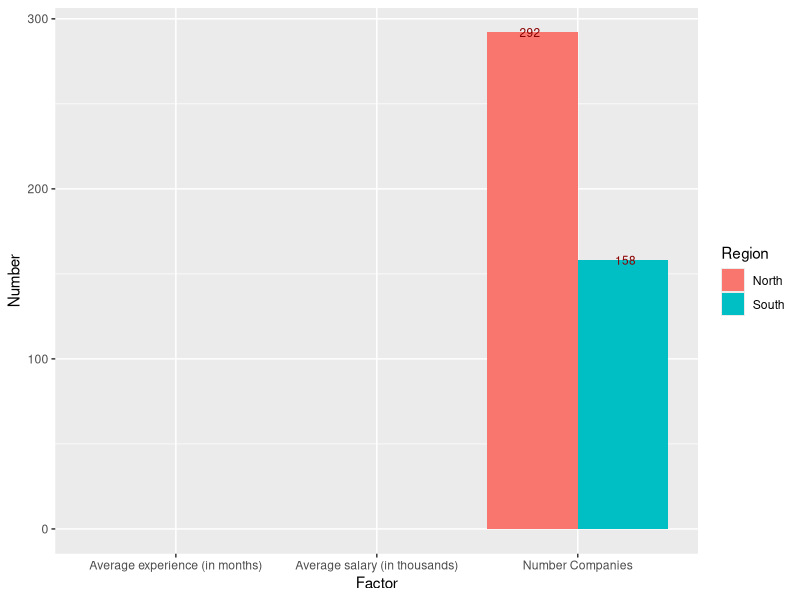
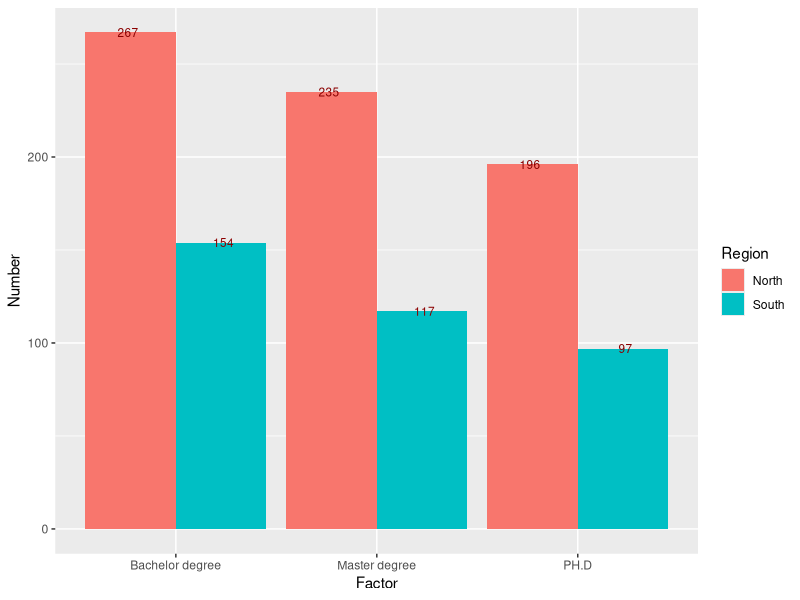
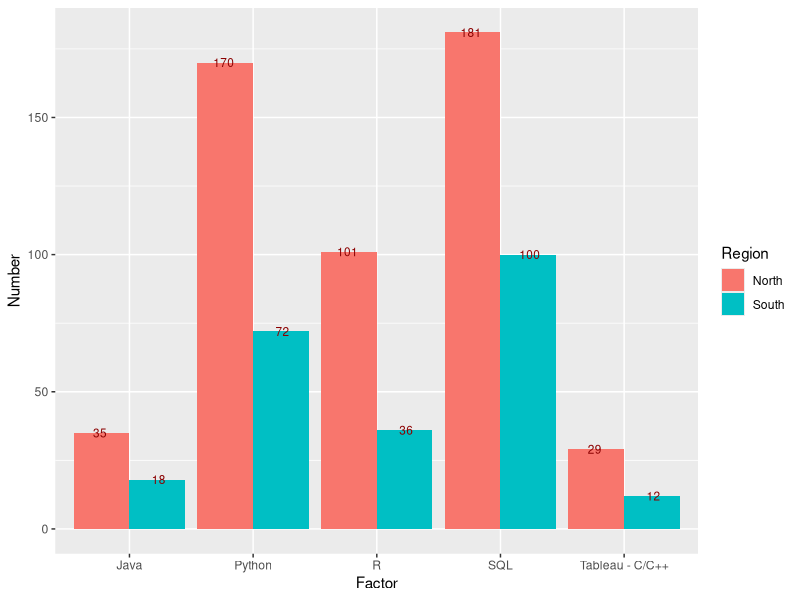

Reproduce these figures in R, in order. (Note: this script raises an error after producing the figures.)
## ---- chunk 1
pkg_list = c("ggplot2", "plyr", "stringr")
mia_pkgs = pkg_list[!(pkg_list %in% installed.packages()[,"Package"])]
if(length(mia_pkgs) > 0) install.packages(mia_pkgs)
loaded_pkgs = lapply(pkg_list, require, character.only=TRUE)
## ---- chunk 2
jdata = read.csv("datarelatedjobs.csv")
jdata$X = NULL
names(jdata)
head(jdata)
## ---- chunk 3
summary(jdata)
str(jdata)

for(i in 1:length(jdata$Standing)){
  if(is.na(jdata$Standing[i])){
    jdata$Standing[i] = "All levels"
  }
}  
## ---- chunk 4
count(jdata$Standing)
## ---- chunk 5
North_sub = jdata[which(jdata$Region == "North CA"),]
head(North_sub,5)
South_sub = jdata[which(jdata$Region == "South CA"),]
head(South_sub,5)
## ---- chunk 6
n_companies_north = rep(0, length(count(North_sub$Company)$freq))
n_companies_south = rep(0, length(count(South_sub$Company)$freq))

for(i in 1:length(count(North_sub$Company)$freq)){
  if(count(North_sub$Company)$freq[i] == 1){
    n_companies_north[i] = count(North_sub$Company)$freq[i] 
  } else{
    n_companies_north[i] = 1
  }
}

for(i in 1:length(count(South_sub$Company)$freq)){
  if(count(South_sub$Company)$freq[i] == 1){
    n_companies_south[i] = count(South_sub$Company)$freq[i] 
  } else{
    n_companies_south[i] = 1
  }
}
sum(n_companies_north)
sum(n_companies_south)
## ---- chunk 7
avg_exp_N = round(mean(North_sub$Minimum_exp_years)*12,0)
avg_exp_S = round(mean(South_sub$Minimum_exp_years)*12,0)
avg_exp_N
avg_exp_S
## ---- chunk 8
#Use NA.omit to omit to take out NA values then use mean function to find average
Omit_yr_salary_N = na.omit(North_sub$Estimate_minimum_average_salary)
Omit_yr_salary_S = na.omit(South_sub$Estimate_minimum_average_salary)
North_Est_min_salary = round(mean(Omit_yr_salary_N)/1000,2)
South_Est_min_salary = round(mean(Omit_yr_salary_S)/1000,2)

North_Est_min_salary
South_Est_min_salary
## ---- chunk 9
firstdf = data.frame(
          Region = rep(c("North", "South"), each = 3),
          Factor = rep(c("Average experience (in months)", "Average salary (in thousands)","Number Companies")),
          Number = c(avg_exp_N, North_Est_min_salary, sum(n_companies_north),
                     avg_exp_S, South_Est_min_salary, sum(n_companies_south)))

plotfirst = ggplot(data = firstdf, aes(x = Factor, y = Number, fill = Region)) + 
    geom_bar(stat = "identity", position=position_dodge()) +  
    geom_text(aes(label = Number), position = position_dodge(0.95), vjust=0.5, color = "darkred", size = 3)

#jpeg('plotfirst.jpg')
#plot(plotfirst)
plotfirst

## ---- chunk 10
#Nearly same as counting number of companies:
#Create 3 vectors: n_bach, n_master, n_phd to store the values.
#For this one we need to use stringr.
#Ex: All levels -> n_bach = n_bach + 1, n_master = n_master + 1, n_phd = n_phd + 1
#BS/MS ->  n_bach = n_bach + 1, n_master = n_master + 1 (Use  stringr so that we can get only BS or only MS)
Standing_sub = jdata[which(jdata$Standing != "NA"),]
North_sub_st = Standing_sub[which(Standing_sub$Region == "North CA"),]
South_sub_st = Standing_sub[which(Standing_sub$Region == "South CA"),]
## ---- chunk 11
n_bach_S = length(str_subset(South_sub_st$Standing, pattern = "^B")) + count(South_sub_st$Standing)$freq[which(count(South_sub_st$Standing) == "All levels")]  
n_bach_S

n_master_S = length(str_subset(South_sub_st$Standing, pattern = "^MS")) + length(str_subset(South_sub_st$Standing, pattern = "MS$")) + count(South_sub_st$Standing)$freq[which(count(South_sub_st$Standing) == "All levels")] - length(str_subset(South_sub_st$Standing, pattern = "^MS$"))
n_master_S

n_PH.D_S = length(str_subset(South_sub_st$standing, pattern = "^PH.D")) + length(str_subset(South_sub_st$Standing, pattern = "PH.D$")) + count(South_sub_st$Standing)$freq[which(count(South_sub_st$Standing) == "All levels")]
n_PH.D_S
## ---- chunk 12
n_bach_N = length(str_subset(North_sub_st$Standing, pattern = "^B")) + count(North_sub_st$Standing)$freq[which(count(North_sub_st$Standing) == "All levels")]  
n_bach_N

n_master_N = length(str_subset(North_sub_st$Standing, pattern = "^MS")) + length(str_subset(North_sub_st$Standing, pattern = "MS$")) + count(North_sub_st$Standing)$freq[which(count(North_sub_st$Standing) == "All levels")] - length(str_subset(North_sub_st$Standing, pattern = "^MS$"))
n_master_N

n_PH.D_N = length(str_subset(North_sub_st$standing, pattern = "^PH.D")) + length(str_subset(North_sub_st$Standing, pattern = "PH.D$")) + count(North_sub_st$Standing)$freq[which(count(North_sub_st$Standing) == "All levels")]
n_PH.D_N
## ---- chunk 13
secondtdf = data.frame(
          Region = rep(c("North", "South"), each = 3),
          Factor = rep(c("Bachelor degree", "Master degree","PH.D")),
          Number = c(n_bach_N, n_master_N, n_PH.D_N,
                     n_bach_S, n_master_S, n_PH.D_S))

plotsecond = ggplot(data = secondtdf, aes(x = Factor, y = Number, fill = Region)) + 
    geom_bar(stat = "identity", position=position_dodge()) +  
    geom_text(aes(label = Number), position = position_dodge(0.95), vjust=0.5, color = "darkred", size = 3)

#jpeg('plotsecond.jpg')
#plot(plotsecond)
plotsecond
## ---- chunk 14
count(jdata$Preferred_lang1)[order(count(jdata$Preferred_lang1)$freq),] 

count(jdata$Preferred_lang2)
## ---- chunk 15
count_order = function(col1, col2, order, top){
  ct1 = count(col1)
  ct2 = count(col2)
  if(order == "decreasing"){
    ct1_inc = ct1[order(ct1$freq, decreasing = T),]
    ct2_inc = ct2[order(ct2$freq, decreasing = T),]
    
    cl = length(ct1_inc$freq) - length(ct2_inc$freq)

    if(cl < 0){
      fresult = data.frame(Lang1 = c(as.character(ct1_inc$x), rep(NA,abs(cl))),
                            Freq1 = c(ct1_inc$freq, rep(NA,abs(cl))),
                            Lang2 = as.character(ct2_inc$x),
                            Freq2 = ct2_inc$freq)                  

    } else{
      fresult = data.frame(Lang1 = as.character(ct1_inc$x),
                            Freq1 = ct1_inc$freq,
                            Lang2 = c(as.character(ct2_inc$x), rep(NA,cl)),
                            Freq2 = c(ct2_inc$freq,rep(NA,cl)))         
      }
  }
  else{
    ct1_dec = ct1[order(ct1$freq, decreasing = F),]
    ct2_dec = ct2[order(ct2$freq, decreasing = F),]
    
    cl = length(ct1_dec$freq) - length(ct2_dec$freq)

    if(cl < 0){
      fresult = data.frame(Lang1 = c(as.character(ct1_dec$x), rep(NA,abs(cl))),
                            Freq1 = c(ct1_dec$freq, rep(NA,abs(cl))),
                            Lang2 = as.character(ct2_dec$x),
                            Freq2 = ct2_dec$freq)                  
    } else{
      fresult = data.frame(Lang1 = as.character(ct1_dec$x),
                            Freq1 = ct1_dec$freq,
                            Lang2 = c(as.character(ct2_dec$x), rep(NA,cl)),
                            Freq2 = c(ct2_dec$freq,rep(NA,cl))) 
    }
  }
  for(i in 1:15){
    for(j in 1:15){
      if(fresult$Lang1[i] == fresult$Lang2[j]){
        fresult$Freq1[i] = fresult$Freq1[i] + fresult$Freq2[j]
      }
    }
  }
  if(order == "decreasing"){
    res = fresult[order(fresult$Freq1, decreasing = T),]
  } else {
    res = fresult[order(fresult$Freq1, decreasing = F),]
  }
  return(res[1:top,1:2])
}


## ---- chunk 16
sl = count_order(South_sub_st$Preferred_lang1, South_sub_st$Preferred_lang2,"decreasing", 5)
nl = count_order(North_sub_st$Preferred_lang1, North_sub_st$Preferred_lang2,"decreasing", 5)
sl
nl
thirddf = data.frame(
          Region = rep(c("North", "South"), each = 5),
          Factor = c("SQL", "Python", "R", "Java", "Tableau - C/C++", 
                     "SQL", "Python", "R", "Java", "Tableau - C/C++"),
          Number = c(nl$Freq1[1], nl$Freq1[2], nl$Freq1[3], nl$Freq1[4], nl$Freq1[5], 
                     sl$Freq1[1], sl$Freq1[2], sl$Freq1[3], sl$Freq1[4], sl$Freq1[5]))

plotthird = ggplot(data = thirddf, aes(x = Factor, y = Number, fill = Region)) + 
    geom_bar(stat = "identity", position=position_dodge()) +  
    geom_text(aes(label = Number), position = position_dodge(0.95), vjust=0.5, color = "darkred", size = 3)

#jpeg('plotsecond.jpg')
#plot(plotsecond)
plotthird
## ---- chunk 17
# Top five most demanding languages:C++, Java, Python,R,SQL

order_lang_S = count(South_sub_st$Preferred_lang1)
order_lang_N = count(North_sub_st$Preferred_lang1)
OLS = order_lang_S[order(order_lang_S$freq, decreasing = TRUE),]
OLN = order_lang_N[order(order_lang_N$freq, decreasing = TRUE),]
OLS_df = data.frame(Name_language = OLS$x, Freq = OLS$freq)
OLN_df = data.frame(Name_language = OLN$x, Freq = OLN$freq)

head(OLS_df, 5)
head(OLN_df, 5)
## ---- chunk 18
n_cpp_North = length(str_subset(North_sub_st$Preferred_lang1, pattern = "^C\\++$")) +length(str_subset(North_sub_st$Preferred_lang2, pattern = "C\\++$"))

n_cpp_South = length(str_subset(South_sub_st$Preferred_lang1, pattern = "^C\\++$")) +length(str_subset(South_sub_st$Preferred_lang2, pattern = "C\\++$"))

n_java_South = length(str_subset(South_sub_st$Preferred_lang1, pattern = "^Java$")) +length(str_subset(South_sub_st$Preferred_lang2, pattern = "^Java$"))

n_java_North = length(str_subset(North_sub_st$Preferred_lang1, pattern = "^Java$")) +length(str_subset(North_sub_st$Preferred_lang2, pattern = "^Java$"))

n_Python_North = length(str_subset(North_sub_st$Preferred_lang1, pattern = "^Python$"))+length(str_subset(North_sub_st$Preferred_lang2, pattern = "^Python$"))

n_Python_South = length(str_subset(South_sub_st$Preferred_lang1, pattern = "^Python$"))  +length(str_subset(South_sub_st$Preferred_lang2, pattern ="^Python$"))

n_R_North = length(str_subset(North_sub_st$Preferred_lang1, pattern = "^R$")) +length(str_subset(North_sub_st$Preferred_lang2, pattern = "R$"))

n_R_South = length(str_subset(South_sub_st$Preferred_lang1, pattern = "^R$"))  +length(str_subset(South_sub_st$Preferred_lang2, pattern = "R$"))
n_R_South
n_SQL_North = length(str_subset(North_sub_st$Preferred_lang1, pattern = "^SQL$")) +length(str_subset(North_sub_st$Preferred_lang1, pattern = "/SQL$")) +length(str_subset(North_sub_st$Preferred_lang2, pattern = "^SQL$"))

n_SQL_South = length(str_subset(South_sub_st$Preferred_lang1, pattern = "^SQL$"))+ length(str_subset(South_sub_st$Preferred_lang1, pattern = "/SQL$"))+ length(str_subset(South_sub_st$Preferred_lang2, pattern = "^SQL$"))


res = cbind(nl,sl)
handwaydf = data.frame(NLang1 = c("SQL", "Python", "R", "Java", "C/C++"),
                       NFreg1 = c(n_SQL_North, n_Python_North, n_R_North, n_java_North, n_cpp_North),
                       SLang1 = c("SQL", "Python", "R", "Java", "C/C++"),
                       NLang1 = c(n_SQL_South, n_Python_South, n_R_South, n_java_South, n_cpp_South))
res
handwaydf
## ---- chunk 19
top20 = count_order(jdata$Preferred_lang1, jdata$Preferred_lang2,"decreasing", 20)
top20
## ---- chunk 20
for (i in 1:length(jdata$Standing)){
  if(!is.na(str_extract(jdata$Standing[i], pattern = "^B")) || !is.na(str_extract(jdata$Standing[i], pattern = "^A"))){
    jdata$Difficulty[i] = "Easy"
  } else if (!is.na(str_extract(jdata$Standing[i], pattern = "^M"))){
    jdata$Difficulty[i] = "Medium"
  } else if (!is.na(str_extract(jdata$Standing[i], pattern = "^P"))){
    jdata$Difficulty[i] = "Hard"
  }
}
## ---- chunk 21
# Instruction:
#   First subset our data into small subset that satisfies only 1 agrument.
#   Compare the length of those 4 small subsets. 
#   Find the intersection subset between those 4 subsets that is the largest will be our result
jdata$Difficulty[which(jdata$Difficulty == "Easy"),]


# jdata$Minimum_exp_years
# jdata$Region
# jdata$Preferred_lang1


## ---- chunk 22
Argu_x = jdata$Company[which(jdata$Minimum_exp_years == "5")]
length(Argu_x)

length(Argu_x) %in% length(Argu_y)

Argu_x_empty = rep(0,length(Argu_x))
Argu_y = jdata$Company[which(jdata$Difficulty == "Easy")]
length(Argu_y)
Argu_z = jdata$Company[which(jdata$Region == "North CA")]
length(Argu_z)
Argu_u = jdata$Company[which(jdata$Preferred_lang1 == "Python")]
length(Argu_u)

## ---- chunk 23
find_company = function(Difficulty, Exp, Region, Language){
  
  
}
## ---- chunk 24
for(i in 1:length(jdata$Minimum_exp_years)){
  if(jdata$Minimum_exp_years[i] == 1 & !is.na(jdata$Estimate_minimum_average_salary[i])){
    if(jdata$Estimate_minimum_average_salary[i] >= 150000){
      jdata$Minimum_exp_years[i] = 4
    }
    else if(jdata$Estimate_minimum_average_salary[i] >= 130000 &
            jdata$Estimate_minimum_average_salary[i] <  150000){
      jdata$Minimum_exp_years[i] = 3
    }
    else if (jdata$Estimate_minimum_average_salary[i] >= 100000 &
             jdata$Estimate_minimum_average_salary[i] <  130000){
      jdata$Minimum_exp_years[i] = 2
    }
    else{jdata$Minimum_exp_years[i] = 1}
  } 
}
## ---- chunk 25
set.seed(2018)
result = jdata$Estimate_minimum_average_salary[which.min(jdata$Estimate_minimum_average_salary)]
for (i in 1:length(jdata$City))
if(count(jdata$City)$freq[which(count(jdata$City)$x == (jdata$City[i]))] > mean(count(jdata$City)$freq)){ 
  jdata$Jobs_density[i] = "High"
  jdata$City_Bonus[i] = round(rnorm(1, mean = result * 1.75, sd = 500),1) 
} else {
  jdata$Jobs_density[i] = "Low"
  jdata$City_Bonus[i] = round(rnorm(1, mean = result* 1.25, sd = 500),1) 
}

## ---- chunk 26
count(str_detect(jdata$Position, pattern = "Scientist"))
count(str_detect(jdata$Position, pattern = "Analyst"))
count(str_detect(jdata$Position, pattern = "Engineer"))
## ---- chunk 27
set.seed(2018)
for (i in 1:length(jdata$Position)){
  if(str_detect(jdata$Position[i], pattern = "Engineer")){
    jdata$Posi_Bonus[i] = round(rnorm(1, mean = 7000, sd = 500),1)
  }  else if (str_detect(jdata$Position[i], pattern = "Scientist")){
    jdata$Posi_Bonus[i] = round(rnorm(1, mean = 5000, sd = 500),1)
  }  else if (str_detect(jdata$Position[i], pattern = "Analyst")){
    jdata$Posi_Bonus[i] = round(rnorm(1, mean = 3000, sd = 500),1)
  } 
}
#as.numeric(jdata$Posi_Bonus)
head(jdata,10)
## ---- chunk 28
model1 = lm(Estimate_minimum_average_salary ~ Posi_Bonus, data = jdata)
plot(jdata$Estimate_minimum_average_salary ~ jdata$Posi_Bonus
, main = "Experience vs Years", xlab = "Years", ylab = "Salary")
abline(model)
## ---- chunk 29

## ---- chunk 30
